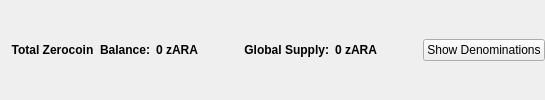
                       <widget class="QFrame" name="balanceSupplyFrame">
                        <layout class="QHBoxLayout" name="horizontalLayout_2" stretch="0,0,0,1,0">
                         <property name="rightMargin">
                          <number>0</number>
                         </property>
                         <item>
                          <layout class="QHBoxLayout" name="horizontalLayout_34">
                           <item>
                            <widget class="QLabel" name="labelzAvailableText_3">
                             <property name="font">
                              <font>
                               <weight>75</weight>
                               <bold>true</bold>
                              </font>
                             </property>
                             <property name="toolTip">
                              <string>Total Balance including unconfirmed and immature zARA</string>
                             </property>
                             <property name="text">
                              <string>Total Zerocoin  Balance:</string>
                             </property>
                             <property name="alignment">
                              <set>Qt::AlignRight|Qt::AlignTrailing|Qt::AlignVCenter</set>
                             </property>
                            </widget>
                           </item>
                           <item>
                            <widget class="QLabel" name="labelzAvailableAmount_4">
                             <property name="minimumSize">
                              <size>
                               <width>40</width>
                               <height>0</height>
                              </size>
                             </property>
                             <property name="font">
                              <font>
                               <weight>75</weight>
                               <bold>true</bold>
                              </font>
                             </property>
                             <property name="toolTip">
                              <string>Total Balance including unconfirmed and immature zARA</string>
                             </property>
                             <property name="text">
                              <string>0 zARA</string>
                             </property>
                             <property name="alignment">
                              <set>Qt::AlignLeading|Qt::AlignLeft|Qt::AlignVCenter</set>
                             </property>
                            </widget>
                           </item>
                          </layout>
                         </item>
                         <item>
                          <spacer name="horizontalSpacer_32">
                           <property name="orientation">
                            <enum>Qt::Horizontal</enum>
                           </property>
                           <property name="sizeHint" stdset="0">
                            <size>
                             <width>40</width>
                             <height>20</height>
                            </size>
                           </property>
                          </spacer>
                         </item>
                         <item>
                          <layout class="QHBoxLayout" name="horizontalLayout_35">
                           <item>
                            <widget class="QLabel" name="labelZsupplyText_2">
                             <property name="font">
                              <font>
                               <weight>75</weight>
                               <bold>true</bold>
                              </font>
                             </property>
                             <property name="text">
                              <string>Global Supply:</string>
                             </property>
                             <property name="alignment">
                              <set>Qt::AlignRight|Qt::AlignTrailing|Qt::AlignVCenter</set>
                             </property>
                            </widget>
                           </item>
                           <item>
                            <widget class="QLabel" name="labelZsupplyAmount_2">
                             <property name="font">
                              <font>
                               <weight>75</weight>
                               <bold>true</bold>
                              </font>
                             </property>
                             <property name="text">
                              <string>0 zARA</string>
                             </property>
                            </widget>
                           </item>
                          </layout>
                         </item>
                         <item>
                          <spacer name="horizontalSpacer_31">
                           <property name="orientation">
                            <enum>Qt::Horizontal</enum>
                           </property>
                           <property name="sizeHint" stdset="0">
                            <size>
                             <width>40</width>
                             <height>20</height>
                            </size>
                           </property>
                          </spacer>
                         </item>
                         <item>
                          <widget class="QPushButton" name="pushButtonShowDenoms">
                           <property name="toolTip">
                            <string>Show zARA denominations list</string>
                           </property>
                           <property name="text">
                            <string>Show Denominations</string>
                           </property>
                          </widget>
                         </item>
                        </layout>
                       </widget>
